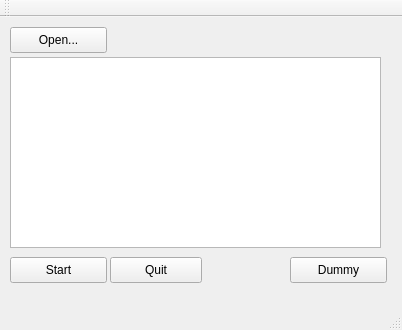
<?xml version="1.0" encoding="UTF-8"?>
<ui version="4.0">
 <class>HexViewer</class>
 <widget class="QMainWindow" name="HexViewer">
  <property name="geometry">
   <rect>
    <x>0</x>
    <y>0</y>
    <width>402</width>
    <height>330</height>
   </rect>
  </property>
  <property name="windowTitle">
   <string>HexViewer</string>
  </property>
  <widget class="QWidget" name="centralWidget">
   <widget class="QPushButton" name="quitButton">
    <property name="geometry">
     <rect>
      <x>110</x>
      <y>240</y>
      <width>92</width>
      <height>26</height>
     </rect>
    </property>
    <property name="text">
     <string>Quit</string>
    </property>
   </widget>
   <widget class="QPushButton" name="pushButton">
    <property name="geometry">
     <rect>
      <x>290</x>
      <y>240</y>
      <width>97</width>
      <height>26</height>
     </rect>
    </property>
    <property name="text">
     <string>Dummy</string>
    </property>
   </widget>
   <widget class="QPushButton" name="startButton">
    <property name="geometry">
     <rect>
      <x>10</x>
      <y>240</y>
      <width>97</width>
      <height>26</height>
     </rect>
    </property>
    <property name="text">
     <string>Start</string>
    </property>
   </widget>
   <widget class="QTextEdit" name="hexTextView">
    <property name="geometry">
     <rect>
      <x>10</x>
      <y>40</y>
      <width>371</width>
      <height>191</height>
     </rect>
    </property>
    <property name="lineWrapMode">
     <enum>QTextEdit::FixedColumnWidth</enum>
    </property>
    <property name="lineWrapColumnOrWidth">
     <number>42</number>
    </property>
    <property name="readOnly">
     <bool>true</bool>
    </property>
   </widget>
   <widget class="QPushButton" name="openButton">
    <property name="geometry">
     <rect>
      <x>10</x>
      <y>10</y>
      <width>97</width>
      <height>26</height>
     </rect>
    </property>
    <property name="text">
     <string>Open...</string>
    </property>
   </widget>
  </widget>
  <widget class="QMenuBar" name="menuBar">
   <property name="geometry">
    <rect>
     <x>0</x>
     <y>0</y>
     <width>402</width>
     <height>23</height>
    </rect>
   </property>
  </widget>
  <widget class="QToolBar" name="mainToolBar">
   <attribute name="toolBarArea">
    <enum>TopToolBarArea</enum>
   </attribute>
   <attribute name="toolBarBreak">
    <bool>false</bool>
   </attribute>
  </widget>
  <widget class="QStatusBar" name="statusBar"/>
 </widget>
 <layoutdefault spacing="6" margin="11"/>
 <resources/>
 <connections/>
</ui>
